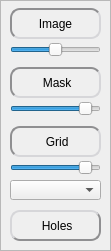
   <widget class="QFrame" name="frame_view_parameters">
    <property name="geometry">
     <rect>
      <x>1250</x>
      <y>10</y>
      <width>111</width>
      <height>251</height>
     </rect>
    </property>
    <property name="frameShape">
     <enum>QFrame::StyledPanel</enum>
    </property>
    <property name="frameShadow">
     <enum>QFrame::Raised</enum>
    </property>
    <widget class="QSlider" name="horizontalSlider_blend_mask">
     <property name="geometry">
      <rect>
       <x>10</x>
       <y>94</y>
       <width>91</width>
       <height>29</height>
      </rect>
     </property>
     <property name="cursor">
      <cursorShape>PointingHandCursor</cursorShape>
     </property>
     <property name="focusPolicy">
      <enum>Qt::ClickFocus</enum>
     </property>
     <property name="toolTip">
      <string>&lt;html&gt;&lt;head/&gt;&lt;body&gt;&lt;p&gt;Transparency of the mask.&lt;/p&gt;&lt;p&gt;Lower values = more transparent&lt;/p&gt;&lt;/body&gt;&lt;/html&gt;</string>
     </property>
     <property name="maximum">
      <number>100</number>
     </property>
     <property name="value">
      <number>90</number>
     </property>
     <property name="orientation">
      <enum>Qt::Horizontal</enum>
     </property>
     <property name="tickPosition">
      <enum>QSlider::NoTicks</enum>
     </property>
    </widget>
    <widget class="QPushButton" name="checkBox_image">
     <property name="geometry">
      <rect>
       <x>10</x>
       <y>8</y>
       <width>91</width>
       <height>31</height>
      </rect>
     </property>
     <property name="cursor">
      <cursorShape>PointingHandCursor</cursorShape>
     </property>
     <property name="focusPolicy">
      <enum>Qt::NoFocus</enum>
     </property>
     <property name="toolTip">
      <string>&lt;html&gt;&lt;head/&gt;&lt;body&gt;&lt;p&gt;Display (or not) the image&lt;/p&gt;&lt;/body&gt;&lt;/html&gt;</string>
     </property>
     <property name="styleSheet">
      <string notr="true">QPushButton {
	background: qlineargradient(x1: 0, y1: 0, x2: 0, y2: 1,
                                      stop: 0 #FFFFFF, stop: 1 #E0E0E0);
	border-radius: 10px;
	border: 2px outset #8f8f91;
	color rgb(0,0,0);
}
QPushButton:checked {
	border: 2px inset #8f8f91;
}
QToolTip {
    border:2px solid black;
	padding:5px;
	background-color:rgb(64,64,64);
	color:white;
	font-size: 14px;
}</string>
     </property>
     <property name="text">
      <string>Image</string>
     </property>
     <property name="icon">
      <iconset resource="resources.qrc">
       <normaloff>:/icons/hide.png</normaloff>
       <normalon>:/icons/image.png</normalon>:/icons/hide.png</iconset>
     </property>
     <property name="iconSize">
      <size>
       <width>25</width>
       <height>25</height>
      </size>
     </property>
     <property name="checkable">
      <bool>true</bool>
     </property>
     <property name="checked">
      <bool>true</bool>
     </property>
    </widget>
    <widget class="QPushButton" name="checkBox_mask">
     <property name="geometry">
      <rect>
       <x>10</x>
       <y>67</y>
       <width>91</width>
       <height>31</height>
      </rect>
     </property>
     <property name="cursor">
      <cursorShape>PointingHandCursor</cursorShape>
     </property>
     <property name="focusPolicy">
      <enum>Qt::NoFocus</enum>
     </property>
     <property name="toolTip">
      <string>&lt;html&gt;&lt;head/&gt;&lt;body&gt;&lt;p&gt;Display (or not) the segmentation mask.&lt;/p&gt;&lt;p&gt;Change the blend factor to set the transparency&lt;/p&gt;&lt;/body&gt;&lt;/html&gt;</string>
     </property>
     <property name="styleSheet">
      <string notr="true">QPushButton {
	background: qlineargradient(x1: 0, y1: 0, x2: 0, y2: 1,
                                      stop: 0 #FFFFFF, stop: 1 #E0E0E0);
	border-radius: 10px;
	border: 2px outset #8f8f91;
	color rgb(0,0,0);
}
QPushButton:checked {
	border: 2px inset #8f8f91;
}
QToolTip {
    border:2px solid black;
	padding:5px;
	background-color:rgb(64,64,64);
	color:white;
	font-size: 14px;
}</string>
     </property>
     <property name="text">
      <string> Mask</string>
     </property>
     <property name="icon">
      <iconset resource="resources.qrc">
       <normaloff>:/icons/hide.png</normaloff>
       <normalon>:/icons/mask.png</normalon>:/icons/hide.png</iconset>
     </property>
     <property name="iconSize">
      <size>
       <width>24</width>
       <height>24</height>
      </size>
     </property>
     <property name="checkable">
      <bool>true</bool>
     </property>
     <property name="checked">
      <bool>true</bool>
     </property>
    </widget>
    <widget class="QPushButton" name="checkBox_grid">
     <property name="geometry">
      <rect>
       <x>10</x>
       <y>126</y>
       <width>91</width>
       <height>31</height>
      </rect>
     </property>
     <property name="cursor">
      <cursorShape>PointingHandCursor</cursorShape>
     </property>
     <property name="focusPolicy">
      <enum>Qt::NoFocus</enum>
     </property>
     <property name="toolTip">
      <string>&lt;html&gt;&lt;head/&gt;&lt;body&gt;&lt;p&gt;Display (or not) the superpixels boundaries.&lt;/p&gt;&lt;p&gt;The blend factor does not affect this mask, but you can change the grid color with the control just below.&lt;/p&gt;&lt;/body&gt;&lt;/html&gt;</string>
     </property>
     <property name="styleSheet">
      <string notr="true">QPushButton {
	background: qlineargradient(x1: 0, y1: 0, x2: 0, y2: 1,
                                      stop: 0 #FFFFFF, stop: 1 #E0E0E0);
	border-radius: 10px;
	border: 2px outset #8f8f91;
	color rgb(0,0,0);
}
QPushButton:checked {
	border: 2px inset #8f8f91;
}
QToolTip {
    border:2px solid black;
	padding:5px;
	background-color:rgb(64,64,64);
	color:white;
	font-size: 14px;
}</string>
     </property>
     <property name="text">
      <string> Grid</string>
     </property>
     <property name="icon">
      <iconset resource="resources.qrc">
       <normaloff>:/icons/hide.png</normaloff>
       <normalon>:/icons/grid.png</normalon>:/icons/hide.png</iconset>
     </property>
     <property name="iconSize">
      <size>
       <width>25</width>
       <height>25</height>
      </size>
     </property>
     <property name="checkable">
      <bool>true</bool>
     </property>
     <property name="checked">
      <bool>true</bool>
     </property>
    </widget>
    <widget class="QComboBox" name="comboBox_grid_color">
     <property name="geometry">
      <rect>
       <x>10</x>
       <y>180</y>
       <width>91</width>
       <height>20</height>
      </rect>
     </property>
     <property name="cursor">
      <cursorShape>PointingHandCursor</cursorShape>
     </property>
     <property name="focusPolicy">
      <enum>Qt::NoFocus</enum>
     </property>
     <property name="toolTip">
      <string>&lt;html&gt;&lt;head/&gt;&lt;body&gt;&lt;p&gt;Change the grid mask color to your liking&lt;/p&gt;&lt;/body&gt;&lt;/html&gt;</string>
     </property>
     <property name="currentIndex">
      <number>-1</number>
     </property>
    </widget>
    <widget class="QSlider" name="horizontalSlider_blend_image">
     <property name="geometry">
      <rect>
       <x>10</x>
       <y>35</y>
       <width>91</width>
       <height>29</height>
      </rect>
     </property>
     <property name="cursor">
      <cursorShape>PointingHandCursor</cursorShape>
     </property>
     <property name="focusPolicy">
      <enum>Qt::ClickFocus</enum>
     </property>
     <property name="toolTip">
      <string>&lt;html&gt;&lt;head/&gt;&lt;body&gt;&lt;p&gt;Transparency of the image.&lt;/p&gt;&lt;p&gt;Lower values = more transparent&lt;/p&gt;&lt;/body&gt;&lt;/html&gt;</string>
     </property>
     <property name="maximum">
      <number>100</number>
     </property>
     <property name="value">
      <number>50</number>
     </property>
     <property name="orientation">
      <enum>Qt::Horizontal</enum>
     </property>
     <property name="tickPosition">
      <enum>QSlider::NoTicks</enum>
     </property>
    </widget>
    <widget class="QSlider" name="horizontalSlider_blend_grid">
     <property name="geometry">
      <rect>
       <x>10</x>
       <y>153</y>
       <width>91</width>
       <height>29</height>
      </rect>
     </property>
     <property name="cursor">
      <cursorShape>PointingHandCursor</cursorShape>
     </property>
     <property name="focusPolicy">
      <enum>Qt::ClickFocus</enum>
     </property>
     <property name="toolTip">
      <string>&lt;html&gt;&lt;head/&gt;&lt;body&gt;&lt;p&gt;Transparency of the grid.&lt;/p&gt;&lt;p&gt;Lower values = more transparent&lt;/p&gt;&lt;/body&gt;&lt;/html&gt;</string>
     </property>
     <property name="maximum">
      <number>100</number>
     </property>
     <property name="value">
      <number>90</number>
     </property>
     <property name="orientation">
      <enum>Qt::Horizontal</enum>
     </property>
     <property name="tickPosition">
      <enum>QSlider::NoTicks</enum>
     </property>
    </widget>
    <widget class="QPushButton" name="checkBox_holes">
     <property name="geometry">
      <rect>
       <x>10</x>
       <y>210</y>
       <width>91</width>
       <height>31</height>
      </rect>
     </property>
     <property name="cursor">
      <cursorShape>PointingHandCursor</cursorShape>
     </property>
     <property name="focusPolicy">
      <enum>Qt::NoFocus</enum>
     </property>
     <property name="toolTip">
      <string>&lt;html&gt;&lt;head/&gt;&lt;body&gt;&lt;p&gt;Display (or not) the pixels not pertaining to any label.&lt;/p&gt;&lt;p&gt;These &amp;quot;holes&amp;quot; in the mask appear in white when this option is set.&lt;/p&gt;&lt;p&gt;This option can make inconsistancies appear between the superpixels and the current labels, especially after having created a new label.&lt;/p&gt;&lt;/body&gt;&lt;/html&gt;</string>
     </property>
     <property name="styleSheet">
      <string notr="true">QPushButton {
	background: qlineargradient(x1: 0, y1: 0, x2: 0, y2: 1,
                                      stop: 0 #FFFFFF, stop: 1 #E0E0E0);
	border-radius: 10px;
	border: 2px outset #8f8f91;
	color rgb(0,0,0);
}
QPushButton:checked {
	border: 2px inset #8f8f91;
}
QToolTip {
    border:2px solid black;
	padding:5px;
	background-color:rgb(64,64,64);
	color:white;
	font-size: 14px;
}</string>
     </property>
     <property name="text">
      <string> Holes</string>
     </property>
     <property name="icon">
      <iconset resource="resources.qrc">
       <normaloff>:/icons/hide.png</normaloff>
       <normalon>:/icons/holes.png</normalon>:/icons/hide.png</iconset>
     </property>
     <property name="iconSize">
      <size>
       <width>25</width>
       <height>25</height>
      </size>
     </property>
     <property name="checkable">
      <bool>true</bool>
     </property>
     <property name="checked">
      <bool>false</bool>
     </property>
    </widget>
   </widget>
